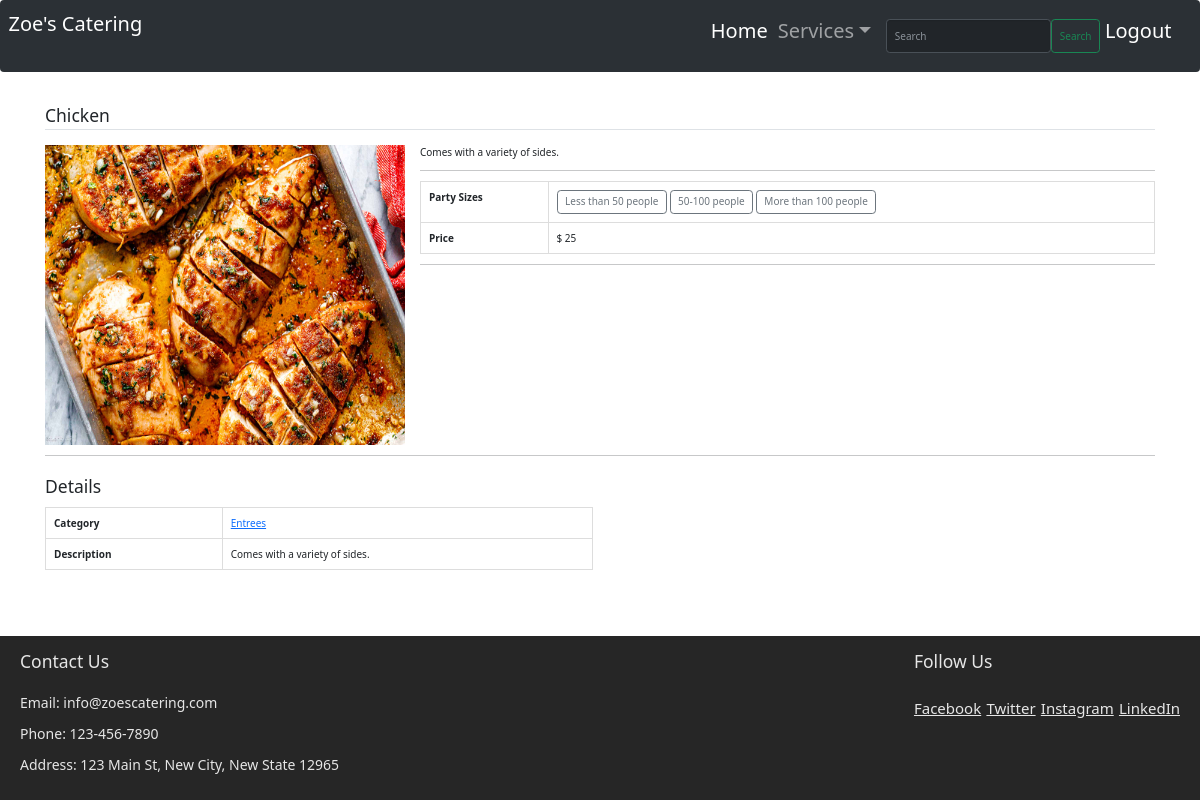
/website/product/chicken-entree/20 (signed in), run on the app's committed database.
### website/models.py (models this page shows, shortened)
class Product(models.Model):
    title=models.CharField(max_length=100)
    image=models.ImageField(upload_to="product_imgs/")
    slug=models.CharField(max_length=400)
    detail=models.TextField()
    category=models.ForeignKey(Category,on_delete=models.CASCADE)
    status=models.BooleanField(default=True)

class Size(models.Model):
    title=models.CharField(max_length=100)

class ProductAttribute(models.Model):
    product=models.ForeignKey(Product,on_delete=models.CASCADE)
    size=models.ForeignKey(Size,on_delete=models.CASCADE)
    price=models.PositiveIntegerField(default=0)

class Category(models.Model):
    title=models.CharField(max_length=100)
    image=models.ImageField(upload_to="cat_imgs/")

### website/views.py (the view)
# urls.py: path('product/<str:slug>/<int:id>', views.product_detail, name='product'),
@login_required(login_url='login')
def product_detail(request, slug, id):
    product=Product.objects.get(id=id)
    sizes = ProductAttribute.objects.filter(product=product).values('size__id', 'size__title', 'price',).distinct()
    return render(request, 'website/product_detail.html',
                  {'data': product, 'sizes': sizes,})

### website/templates/website/product_detail.html (shortened to what this page needs)
{% extends 'website/layout.html' %}
{% block content %}
<br><br><br><br>
<main class="container my-4">
    <h3 class="my-4 border-bottom pb-1">{{ data.title }}</h3>
    <div class="row">
        <div class="col-md-4">
            <img id="zoom_01" data-zoom-image="/media/{{ data.image }}" src="/media/{{ data.image }}" class="card-img-top" alt="{{ data.title }}" style="max-height: 300px;">
        </div>
        <div class="col-md-8">
            <p>{{ data.detail }}</p>
            <hr/>
            <table class="table table-bordered">
                <tr>
                    <th>Party Sizes</th>
                    <td>
                        {% for size in sizes %}
                        <button data-price="{{ size.price }}" class="btn btn-outline-secondary choose-color choose-size" onclick="updatePrice(this)">{{ size.size__title }}</button>
                        {% endfor %}
                    </td>
                </tr>
                <tr>
                    <th>Price</th>
                    <td>$ <span id="displayed-price">{{ data.productattribute_set.first.price }}</span></td>
                </tr>
            </table>
            <hr/>
        </div>
    </div>
    <hr />
    <div class="row">
        <div class="col-md-6">
            <h3 class="my-3">Details</h3>
            <table class="table table-bordered">
                <tr>
                    <th>Category</th>
                    <td><a href="/website/category-product-list/{{ data.category.id }}">{{ data.category.title }}</a></td>
                </tr>
                <tr>
                    <th>Description</th>
                    <td>{{ data.detail }}</td>
                </tr>
            </table>
        </div>
    </div>
</main>
{% endblock %}

### website/static/website/styles.css (style rules this page uses)
body { font-family: Arial, sans-serif; color: #333; margin: 0; padding: 0; }
img { display: flex; height: 90vh; width: 40em; margin: 0 auto; max-width: 100%; border: 1em; justify-content:center; align-items:center; }

### website/templates/website/layout.html (style rules this page uses)
main { padding-bottom: 200px; }

### data on the page
Product: title "Chicken", image (picture), detail "Comes with a variety of sides.", productattribute_set.first.price "25", category "Entrees"
Size: size__title "Less than 50 people"
Size: size__title "50-100 people"
Size: size__title "More than 100 people"
